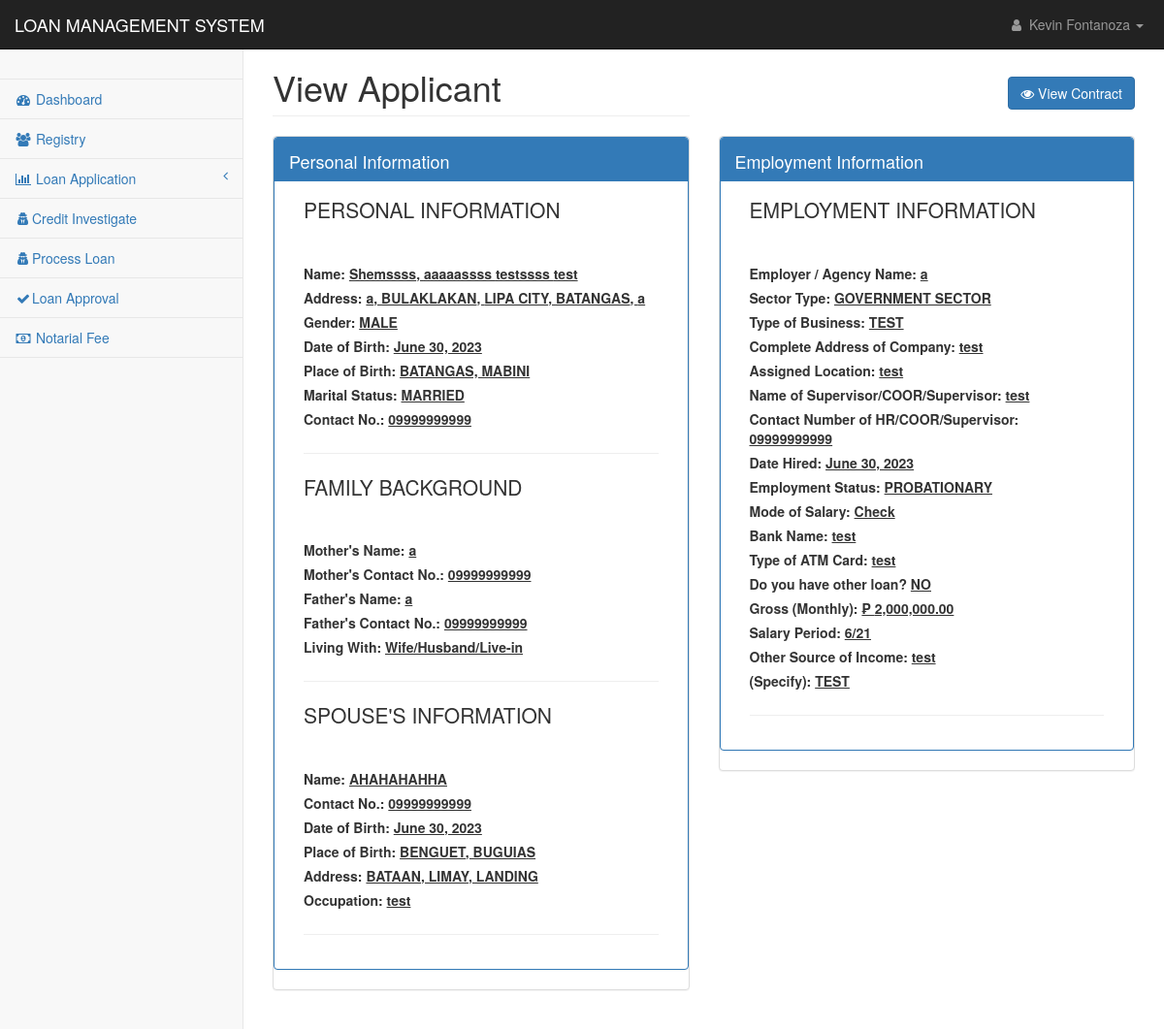
Before: /pages/registry_applicant_view.php?id=AMG0010000001 (signed in) with the older database file.
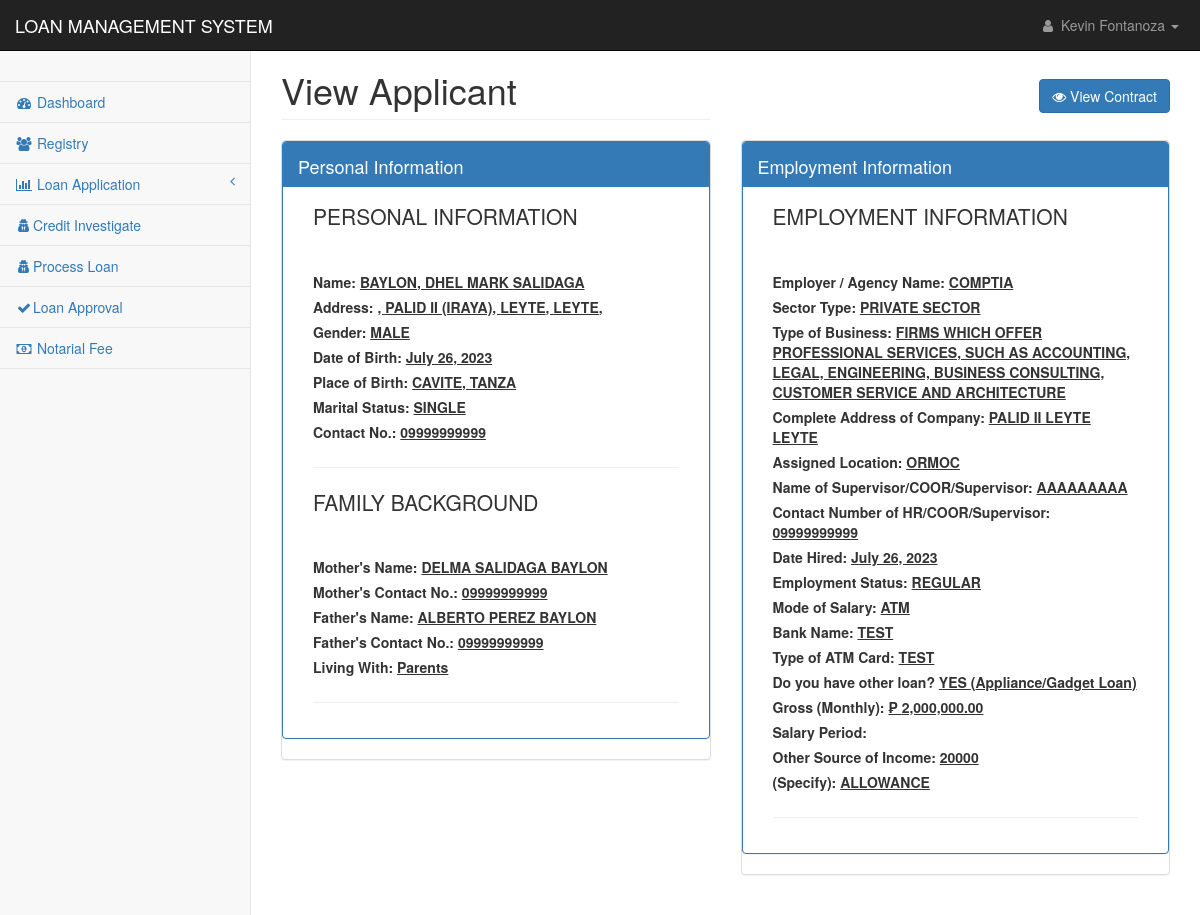
After: the same page with the newer database file.
### tables this page shows
CREATE TABLE `applicants_personal` (
  `applicant_id` int(11) NOT NULL,
  `applicant_code` text NOT NULL,
  `firstname` text NOT NULL,
  `middlename` text NOT NULL,
  `lastname` text NOT NULL,
  `suffix` text NOT NULL,
  `nickname` text NOT NULL,
  `age` text NOT NULL,
  `gender` text NOT NULL,
  `contact1` text NOT NULL,
  `mstatus` text NOT NULL,
  `dob1` date NOT NULL,
  `pob1` text NOT NULL,
  `block1` text NOT NULL,
  `street1` text NOT NULL,
  `phase1` text NOT NULL,
  `brgy1` text NOT NULL,
  `city1` text NOT NULL,
  `province1` text NOT NULL,
  `map_url` text NOT NULL,
  `residence1` text NOT NULL,
  `lwith1` text NOT NULL,
  `block2` text NOT NULL,
  `street2` text NOT NULL,
  `phase2` text NOT NULL,
  `brgy2` text NOT NULL,
  `city2` text NOT NULL,
  `province2` text NOT NULL,
  `residence2` text NOT NULL,
  `lwith2` text NOT NULL,
  `mothername` text NOT NULL,
  `mothercon` text NOT NULL,
  `fathername` text NOT NULL,
  `fathercon` text NOT NULL,
  `file` text NOT NULL,
  `date_encoded` date NOT NULL
);

CREATE TABLE `applicants_spouse` (
  `spouse_id` int(11) NOT NULL,
  `applicant_code` text NOT NULL,
  `spouse_name` text NOT NULL,
  `contact` text NOT NULL,
  `s_dob` date NOT NULL,
  `s_pob` text NOT NULL,
  `s_address` text NOT NULL,
  `s_occupation` text NOT NULL,
  `s_company` text NOT NULL,
  `date_encoded` date NOT NULL
);

CREATE TABLE `applicants_work` (
  `work_id` int(11) NOT NULL,
  `applicant_code` text NOT NULL,
  `employer` text NOT NULL,
  `sector_type` text NOT NULL,
  `tob` text NOT NULL,
  `com_address` text NOT NULL,
  `a_location` text NOT NULL,
  `sup_name` text NOT NULL,
  `hr_number` text NOT NULL,
  `date_hired` date NOT NULL,
  `e_status` text NOT NULL,
  `m_salary` text NOT NULL,
  `bank_name` text NOT NULL,
  `atm_card` text NOT NULL,
  `loan` text NOT NULL,
  `monthly_salary` text NOT NULL,
  `s_period` text NOT NULL,
  `other_source` text NOT NULL,
  `specify` text NOT NULL,
  `max_loanable_amt` float NOT NULL,
  `date_encoded` date NOT NULL
);

### config/conn.php (called while the page is built, shortened)
<?php
class DatabaseConnection
{
    public function connect()
    {
        $conn = new mysqli(DB_HOST,DB_USER,DB_PASSWORD,DB_DATABASE);
        return $this->conn = $conn;
    }
}
?>

### controller/reg_app.php (called while the page is built, shortened)
<?php
require_once('../config/conn.php');
class Registry extends DatabaseConnection {
        function checkId($id, $table){
            $sql ="SELECT * FROM $table WHERE applicant_code = '$id'";
            $result = mysqli_query($this->connect(), $sql);
                while($row = mysqli_fetch_assoc($result)){
                    return 1;
                }
            return 0;
        }
        function displayData($id){
            $spouse = $this->checkId($id, 'applicants_spouse');
            if($spouse == 1){
                $sql ="SELECT * FROM applicants_personal
                INNER JOIN applicants_work ON applicants_personal.applicant_code = applicants_work.applicant_code
                INNER JOIN applicants_spouse ON applicants_personal.applicant_code = applicants_spouse.applicant_code
                WHERE applicants_personal.applicant_code = '$id'";
                return mysqli_query($this->connect(), $sql);
            }else{
                $sql ="SELECT * FROM applicants_personal
                INNER JOIN applicants_work ON applicants_personal.applicant_code = applicants_work.applicant_code
                WHERE applicants_personal.applicant_code = '$id'";
                return mysqli_query($this->connect(), $sql);
            }
        }
    }
?>

### pages/registry_applicant_view.php (the view, shortened to what the rows shown need)
<?php
include('../config/conn.php');
require "../controller/reg_app.php";
if(isset($_GET['id'])){
    $id = $_GET['id'];
}else{
    header('location:reg_applicantion.php');
}
    $sql = "SELECT contract_no  FROM loan_applications WHERE client_id = '$id' AND paid=0";
    $res = mysqli_query($con,$sql);
    if(mysqli_num_rows($res) > 0){
        while($row = mysqli_fetch_assoc($res)) {
            $cn = $row['contract_no']??null;
        }
    }
if($_SESSION['user_id']){
?>
<!DOCTYPE html>
<html lang="en">
<head>
    <link href="../css/bootstrap.min.css" rel="stylesheet">
    <link href="../css/metisMenu.min.css" rel="stylesheet">
    <link href="../css/startmin.css" rel="stylesheet">
    <link href="../css/font-awesome.min.css" rel="stylesheet" type="text/css">
</head>
<body>
    <div id="wrapper">
        <div id="page-wrapper">
            <div class="container-fluid">
                <div class="row">
                    <div class="col-lg-6">
                        <h1 class="page-header">View Applicant</h1>
                    </div>
                    <div class="col-lg-6 text-right">
                        <br>
                    <h1> <a href="contract_signing.php?id=<?= $id ?>&cn=<?= $cn ?>" class="btn btn-primary"><i class="fa fa-eye"></i> View Contract</a></h1>
                    </div>
                </div>
                <div class="row">
                    <div class="col-lg-6">
                        <div class="panel tabbed-panel panel-default">
                            <div class="panel panel-primary">
                                <div id="collapseOne" class="panel-collapse collapse in">
                                    <div class="panel-body">
                                        <?php
                                           $view = new Registry();
                                           $result = $view->displayData($id);
                                            foreach($result as $key => $row){
                                        ?>
                                        <div class="col-lg-12">
                                            <p class="lead">PERSONAL INFORMATION</p><br>
                                        </div>
                                        <div class="col-lg-12"><label>Name:
                                                <u><?php echo $row['lastname'].", ".$row['firstname']." ".$row['middlename']." ".$row['suffix'];?>
                                                    </h4></label></div>
                                        <div class="col-lg-12"><label>Address:
                                                <u><?php echo $row['street1'].", ".$row['brgy1'].", ".$row['city1'].", ".$row['province1'].", ".$row['phase1'];?></label>
                                        </div>
                                        <div class="col-lg-12"><label>Gender: <u><?php echo strtoupper($row['gender'])?></label>
                                        </div>
                                        <div class="col-lg-12"><label>Date of Birth:
                                                <u><?php echo date('F d, Y',strtotime($row['dob1'])) ?></label></div>
                                        <div class="col-lg-12"><label>Place of Birth:
                                                <u><?php echo $row['pob1']?></label></div>
                                                <div class="col-lg-12"><label>Marital Status:
                                                <u><?php echo strtoupper($row['mstatus'])?></label></div>
                                        <div class="col-lg-12"><label>Contact No.:
                                                <u><?php echo $row['contact1']?></label></div>
                                        <div class="col-lg-12">
                                            <hr>
                                        </div>
                                        <div class="col-lg-12">
                                            <p class="lead">FAMILY BACKGROUND</p><br>
                                        </div>
                                        <div class="col-lg-12"><label>Mother's Name:
                                                <u><?php echo $row['mothername']?></label></div>
                                        <div class="col-lg-12"><label>Mother's Contact No.:
                                                <u><?php echo $row['mothercon']?></label></div>
                                        <div class="col-lg-12"><label>Father's Name:
                                                <u><?php echo $row['fathername']?></label></div>
                                        <div class="col-lg-12"><label>Father's Contact No.:
                                                <u><?php echo $row['fathercon']?></label></div>
                                        <div class="col-lg-12"><label>Living With:
                                                <u><?php echo $row['lwith1']?></label></div>
                                        <div class="col-lg-12">
                                            <hr>
                                        </div>
                                        <?php
                                            if($row['mstatus'] == "Married"){
                                        ?>
                                        <div class="col-lg-12">
                                            <p class="lead">SPOUSE'S INFORMATION</p><br>
                                        </div>
                                        <div class="col-lg-12"><label>Name: <u><?php echo $row['spouse_name']?></label>
                                        </div>
                                        <div class="col-lg-12"><label>Contact No.:
                                                <u><?php echo $row['contact']?></label></div>
                                        <div class="col-lg-12"><label>Date of Birth:
                                                <u><?php echo date('F d, Y',strtotime($row['s_dob']))?></label></div>
                                        <div class="col-lg-12"><label>Place of Birth:
                                                <u><?php echo $row['s_pob']?></label></div>
                                        <div class="col-lg-12"><label>Address: <u><?php echo $row['s_address']?></label>
                                        </div>
                                        <div class="col-lg-12"><label>Occupation:
                                                <u><?php echo $row['s_occupation'];?></label></div>
                                        <div class="col-lg-12">
                                            <hr>
                                        </div>
                                        <?php
                                        }
                                        ?>
                                    </div>
                                </div>
                            </div>
                        </div>
                    </div>
                    <?php if($row['employer'] != ""){?>
                    <div class="col-lg-6">
                        <div class="panel tabbed-panel panel-default">
                            <div class="panel panel-primary">
                                <div class="panel-heading">
                                    <h4>
                                        Employment Information
                                    </h4>
                                </div>
                                <div id="collapseOne" class="panel-collapse collapse in">
                                    <div class="panel-body">
                                        <div class="col-lg-12">
                                            <p class="lead">EMPLOYMENT INFORMATION</p><br>
                                        </div>
                                        <div class="col-lg-12"><label>Employer / Agency Name:
                                                <u><?php echo $row['employer']?></label></div>
                                        <div class="col-lg-12"><label>Sector Type:
                                                <u><?php echo strtoupper($row['sector_type'])?></label></div>
                                        <div class="col-lg-12"><label>Type of Business:
                                                <u><?php echo strtoupper($row['tob'])?></label></div>
                                        <div class="col-lg-12"><label>Complete Address of Company:
                                                <u><?php echo $row['com_address']?></label></div>
                                        <div class="col-lg-12"><label>Assigned Location:
                                                <u><?php echo $row['a_location']?></label></div>
                                        <div class="col-lg-12"><label>Name of Supervisor/COOR/Supervisor:
                                                <u><?php echo $row['sup_name']?></label></div>
                                        <div class="col-lg-12"><label>Contact Number of HR/COOR/Supervisor:
                                                <u><?php echo $row['hr_number']?></label></div>
                                        <div class="col-lg-12"><label>Date Hired:
                                                <u><?php echo ($row['date_hired'] == "0000-00-00") ? $row['date_hired'] : date('F d, Y',strtotime($row['date_hired']));  ?>
                                        </div>
                                        <div class="col-lg-12"><label>Employment Status:
                                                <u><?php echo $row['e_status'];?></label></div>
                                        <div class="col-lg-12"><label>Mode of Salary:
                                                <u><?php echo $row['m_salary'];?></label></div>
                                        <div class="col-lg-12"><label>Bank Name:
                                                <u><?php echo $row['bank_name'];?></label></div>
                                        <div class="col-lg-12"><label>Type of ATM Card:
                                                <u><?php echo $row['atm_card'];?></label></div>
                                        <div class="col-lg-12"><label>Do you have other loan?
                                                <u><?php
                                                $exploan =  explode("-", $row['loan']);
                                                if(count($exploan) > 1){
                                                    echo strtoupper($exploan[0]).' ('.$exploan[1].')';
                                                }else{
                                                    echo strtoupper($exploan[0]);
                                                }
                                                ?></label></div>
                                        <div class="col-lg-12"><label>Gross (Monthly):
                                                <u><?php  echo  "₱ ".number_format(floatval($row['monthly_salary']),2);?></label>
                                        </div>
                                        <div class="col-lg-12"><label>Salary Period:
                                                <u><?php echo $row['s_period'];?></label></div>
                                        <div class="col-lg-12"><label>Other Source of Income:
                                                <u><?php echo $row['other_source'];?></label></div>
                                        <div class="col-lg-12"><label>(Specify):
                                                <u><?php echo strtoupper($row['specify']);?></label></div>
                                        <div class="col-lg-12">
                                            <hr>
                                        </div>
                                    </div>
                                </div>
                            </div>
                        </div>
                    </div>
                    <?php
                            }
                        }
                    ?>
                </div>
                <br>
            </div>
        </div>
    </div>
</body>
</html>
<?php
}else{
    header('location: index.php');
}
?>

Changed rows visible on the page:
removed applicants_personal: lastname "Shemssss", firstname "aaaaassss", middlename "testssss", suffix "test", street1 "a", brgy1 "BULAKLAKAN", city1 "LIPA CITY", province1 "BATANGAS", phase1 "a", gender "MALE", dob1 "June 30, 2023", pob1 "BATANGAS, MABINI", mstatus "MARRIED", contact1 "09999999999", mothername "a", mothercon "09999999999", fathername "a", fathercon "09999999999", lwith1 "Wife/Husband/Live-in", applicants_spouse.spouse_name "AHAHAHAHHA", applicants_spouse.contact "09999999999", applicants_spouse.s_dob "June 30, 2023", applicants_spouse.s_pob "BENGUET, BUGUIAS", applicants_spouse.s_address "BATAAN, LIMAY, LANDING", applicants_spouse.s_occupation "test", applicants_work.employer "a", applicants_work.sector_type "GOVERNMENT SECTOR", applicants_work.tob "TEST", applicants_work.com_address "test", applicants_work.a_location "test", applicants_work.sup_name "test", applicants_work.hr_number "09999999999", applicants_work.date_hired "June 30, 2023", applicants_work.e_status "PROBATIONARY", applicants_work.m_salary "Check", applicants_work.bank_name "test", applicants_work.atm_card "test", applicants_work.loan "NO", applicants_work.monthly_salary "2,000,000.00", applicants_work.s_period "6/21", applicants_work.other_source "test", applicants_work.specify "TEST"
added applicants_personal: lastname "BAYLON", firstname "DHEL MARK", middlename "SALIDAGA", brgy1 "PALID II (IRAYA)", city1 "LEYTE", province1 "LEYTE", gender "MALE", dob1 "July 26, 2023", pob1 "CAVITE, TANZA", mstatus "SINGLE", contact1 "09999999999", mothername "DELMA SALIDAGA BAYLON", mothercon "09999999999", fathername "ALBERTO PEREZ BAYLON", fathercon "09999999999", lwith1 "Parents", applicants_work.employer "COMPTIA", applicants_work.sector_type "PRIVATE SECTOR", applicants_work.tob "FIRMS WHICH OFFER PROFESSIONAL SERVICES, SUCH AS ACCOUNTING, LEGAL, ENGINEERING, BUSINESS CONSULTING, CUSTOMER SERVICE AND ARCHITECTURE", applicants_work.com_address "PALID II LEYTE LEYTE", applicants_work.a_location "ORMOC", applicants_work.sup_name "AAAAAAAAA", applicants_work.hr_number "09999999999", applicants_work.date_hired "July 26, 2023", applicants_work.e_status "REGULAR", applicants_work.m_salary "ATM", applicants_work.bank_name "TEST", applicants_work.atm_card "TEST", applicants_work.loan "YES", applicants_work.loan "Appliance/Gadget Loan", applicants_work.monthly_salary "2,000,000.00", applicants_work.other_source "20000", applicants_work.specify "ALLOWANCE"
